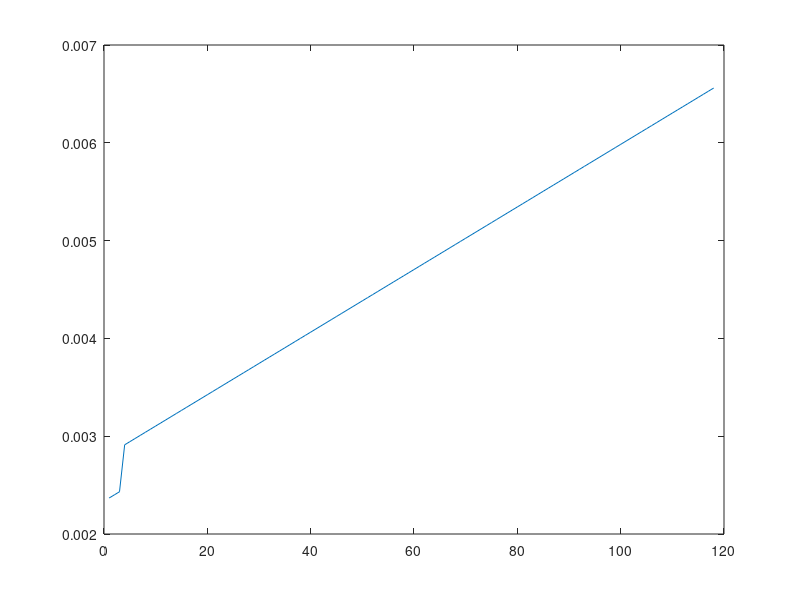

Write MATLAB code to recreate this figure.
function [result] = AnalyticalModel()
    % Constants (in Byte)
    LPhy     = 6; % Length of the PHY header
    LMac_Hdr = 3; % Length of the MAC header
    LMac_Ftr = 2; % Length of the MAC footer

    % Variables
    TS       = 0.000016;   % Slot length (in seconds)
    LAddress = 4;          % Length of the MAC address info field (in byte)
    BoSlots  = 3.5;        % Number of back off slots 
    RData    = 250 * 1000; % Raw data rate (Bit per second)

                       % Delays %

    TTa      = @(TS) 12 * TS; % Tournaround time
    LIFS     = @(TS) 40 * TS; % Long inter frame space
    SIFS     = @(TS) 12 * TS; % Short inter frame space
    TBoSlots = @(TS) 20 * TS; % Time for a back off slot 
    
    function y = checkSize(x, LAddress)
       if (LMac_Hdr + LAddress + x + LMac_Ftr > 127)
           y = NaN;
       else
           y = 1;
       end
    end    

    % Frame delay
    TFrame = @(x, RData, LAddress) 8 * (LPhy + LMac_Hdr + LAddress + x + LMac_Ftr) / RData;

    % Acknowledgement delay
    TAck = @(RData) 8 * (LPhy + LMac_Hdr + LMac_Ftr) / RData;

    % Back off period delay
    TBo = BoSlots * TBoSlots(TS);

    % Inter frame space delay
    function y = TIfs(x, TS, LAddress)
        if (LPhy + LMac_Hdr + LAddress + x + LMac_Ftr <= 18) % CHECKEN! (ist nur geraten)
            y = SIFS(TS);
        else
            y = LIFS(TS);
        end
    end 

    % Delay in total
    delay = @(x, RData, TS, LAddress) (TBo + TFrame(x, RData, LAddress) + TTa(TS) + TAck(RData) + TIfs(x, TS, LAddress)) * checkSize(x, LAddress);
    
    % Throughput
    TP = @(x, RData, TS, LAddress) 8 * x / delay(x, RData, TS, LAddress);
    
    % Bandwidth efficiency
    efficiency = @(x, RData, TS, LAddress) TP(x, RData, TS, LAddress)/RData;
    
    intEnd = 120;
    result = zeros(1, intEnd);
    for i = 1:1:intEnd
        result(i) = delay(i, RData, TS, LAddress);
    end
    TP (100, RData, TS, LAddress)
    plot(1:1:intEnd, result)
end